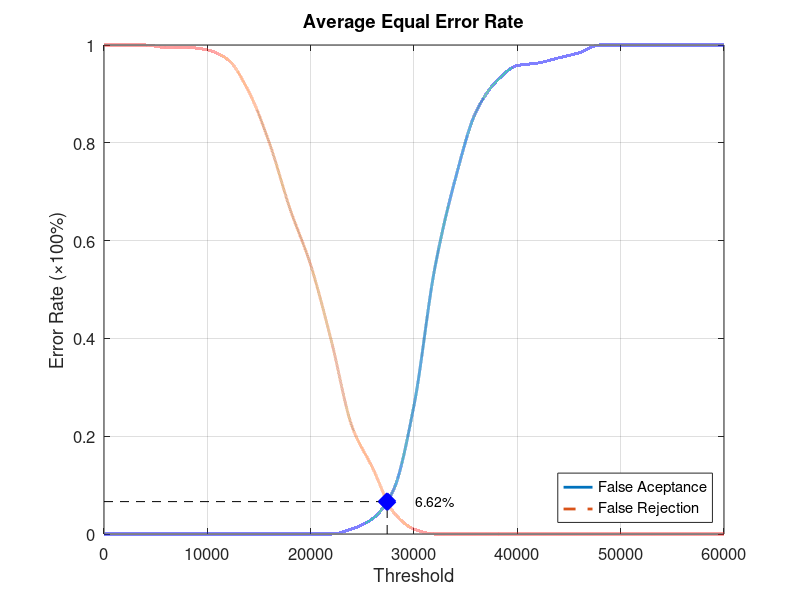
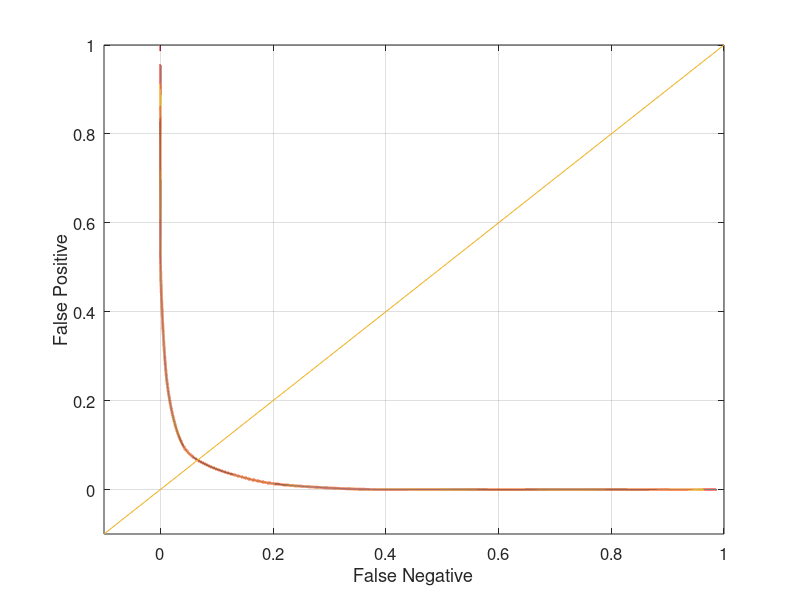

Here is the MATLAB script that generated these plots, in order:
function yEER = Database2_1
close all;
clear;
clc;
x = 0:2000:60000;
xq = 0:0.5:60000;

y0 = [0 0 0 0 0 0 0 0 0 0 0 0 0.0105263 0.0315789 0.0894737 0.263158 0.542105 0.726316 0.863158 0.926316 0.957895 0.963158 0.973684 0.984211 1 1 1 1 1 1 1];
yy0 = interp1(x, y0, xq, 'pchip');
y1 = [1 1 1 0.995 0.995 0.99 0.97 0.905 0.8 0.665 0.55 0.395 0.22 0.135 0.045 0.01 0 0 0 0 0 0 0 0 0 0 0 0 0 0 0];
yy1 = interp1(x, y1, xq, 'pchip');

% Calculating EER: 
y2 = abs(y0 - y1);
find(y2 == min(y2))
yy2 = abs(yy0 - yy1);
xEER = find(yy2 == min(yy2));
xEERIndex = xq(xEER) % X-axis EER
yEER = yy0(xEER) % Y-axis EER

main = figure
plot(xq, yy0,'-','LineWidth', 2);	hold on
plot(xq, yy1,'--','LineWidth', 2);	hold on
plot([xEERIndex xEERIndex], [0 yEER], 'k--');	hold on
plot([0 xEERIndex], [yEER yEER], 'k--');	hold on
plot(xEERIndex, yEER, 'bx', 'LineWidth', 10);	hold on
text(xEERIndex + 10 * xEERIndex / 100, yEER, [num2str(round((10000 * yEER)) / 100) '%'])
legend('False Aceptance', 'False Rejection', 'Location', 'SouthEast')
xlabel('Threshold')
ylabel('Error Rate (\times100%)')
title('Average Equal Error Rate')
set(gca, 'FontSize', 12)
axis([0 60000 0 1])
grid on

print(main, 'Database2_1Main', '-dpng');
FNRxFPR = figure('Color', [1 1 1]);
plot(yy1, yy0, '-', yy1, yy0, 'LineWidth', 2);
hold on
y = -0.1:0.1:1
plot(y, y); 
set(gca, 'FontSize', 12)
xlabel('False Negative')
ylabel('False Positive')
axis([-0.1 1 -0.1 1])
set(gca, 'FontSize', 12)
grid on

print(FNRxFPR, 'Database2_1FNRxFPR','-dpng');
end
